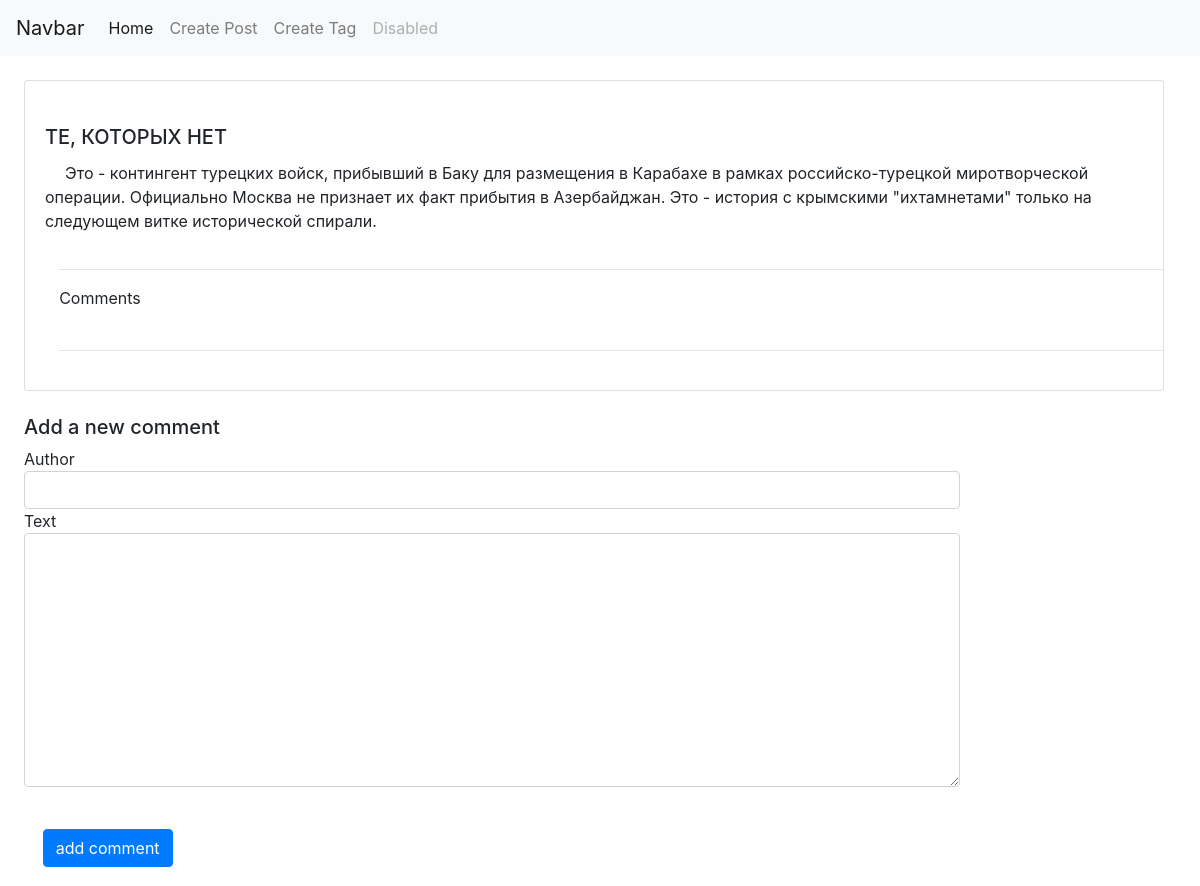
/post_details/karabakh/, run on the app's committed database.
### posts/models.py (models this page shows, shortened)
class Post(models.Model):
    title = models.CharField(max_length=150)
    text = models.TextField(blank=True)
    pub_date = models.DateTimeField(auto_now_add=True)
    slug = models.SlugField(max_length=50, unique=True)
    tags = models.ManyToManyField('Tag', blank=True, related_name='posts')
    class Meta:
        ordering = ['-pub_date']
        verbose_name = 'пост'
        verbose_name_plural = 'посты'

### posts/views.py (the view, shortened to what this page needs)
# urls.py: path('post_details/<str:slug>/', views.PostDetails.as_view(), name='post_details_url'),
class PostDetails(View):
    def get(self, request, slug):
        post = get_object_or_404(Post, slug__iexact=slug)
        comments = post.comments.all()
        comment_form = CommentForm()
        return render(request, 'post_details.html', context={'post': post,
                                                             'comments': comments,
                                                             'comment_form': comment_form})

### posts/forms.py
class CommentForm(forms.ModelForm):
    class Meta:
        model = Comment
        fields = ['author', 'text']
        widgets = {
            'author': forms.TextInput(attrs={'class': 'form-control'}),
            'text': forms.Textarea(attrs={'class': 'form-control'}),
        }

### templates/post_details.html (shortened to what this page needs)
{% extends 'base_blog.html' %}
{% block content %}
    <div class="card" style="width: 95%;">
        <div class="card-body">
            <br>
            <h5 class="card-title">{{post.title}}</h5>
            <p class="card-text">{{post.text}}</p>
        </div>
        <div class="comments">
            <hr>
            <div>Comments</div>
            <br>
            <hr>
        </div>
    </div>
<div class="add_comment">
    <h5>Add a new comment</h5>
    <form action="{% url 'post_details_url' slug=post.slug %}" method="post">
        {% for field in comment_form %}
            <div class="from-group">
              {{field.label}}
                <br>
              {{field}}
            </div>
        {% endfor %}
        <br>
        <button type="submit" class="btn btn-primary">add comment</button>
    </form>
</div>
{% endblock %}

### templates/base_blog.html (style rules this page uses)
.card { margin-left:5%; }
.comments { margin-left:3%; margin-bottom:2%; }
p { text-indent:20px; }
.btn { margin:2%; }
.card { margin:2%; }
.add_comment { margin-left:2%; margin-right:20%; }

### data on the page
Post: title "ТЕ, КОТОРЫХ НЕТ", text "Это - контингент турецких войск, прибывший в Баку для размещения в Карабахе в рамках российско-турецкой миротворческой операции. Официально Москва не признает их факт прибытия в Азербайджан. Это - история с крымскими \"ихтамнетами\" только на следующем витке исторической спирали."

### other printed values
{{ field.label }} "Author" "Text"
